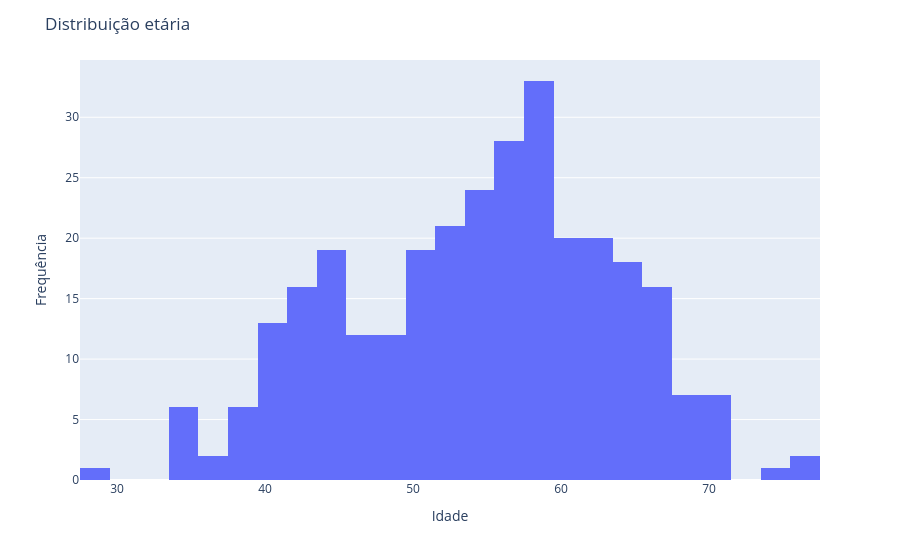

Write notebook code for a chart like this one.
### Markdown cell above
# Criando gráficos interativos

### Code cell
# histograma da idade usando Plotly Express

import plotly.express as px

fig = px.histogram(dados, x="age", nbins=30)

fig.update_layout(
    title="Distribuição etária",
    xaxis_title="Idade",
    yaxis_title="Frequência",
)

# Exiba o gráfico
fig.show()

### Figure 1 — Plotly figure (JSON) as saved in the notebook; plotly's stock layout.template omitted (floating-point values rounded to 4 significant figures; data arrays with more than 128 entries replaced by an {"elided": "..."} marker saying what was removed)
{"data": [{"bingroup": "x", "hovertemplate": "age=%{x}<br>count=%{y}<extra></extra>", "legendgroup": "", "marker": {"color": "#636efa", "pattern": {"shape": ""}}, "name": "", "nbinsx": 30, "orientation": "v", "showlegend": false, "type": "histogram", "x": {"elided": "303 int values"}, "xaxis": "x", "yaxis": "y"}], "layout": {"barmode": "relative", "legend": {"tracegroupgap": 0}, "margin": {"t": 60}, "title": {"text": "Distribuição etária"}, "xaxis": {"anchor": "y", "domain": [0, 1], "title": {"text": "Idade"}}, "yaxis": {"anchor": "x", "domain": [0, 1], "title": {"text": "Frequência"}}}}
